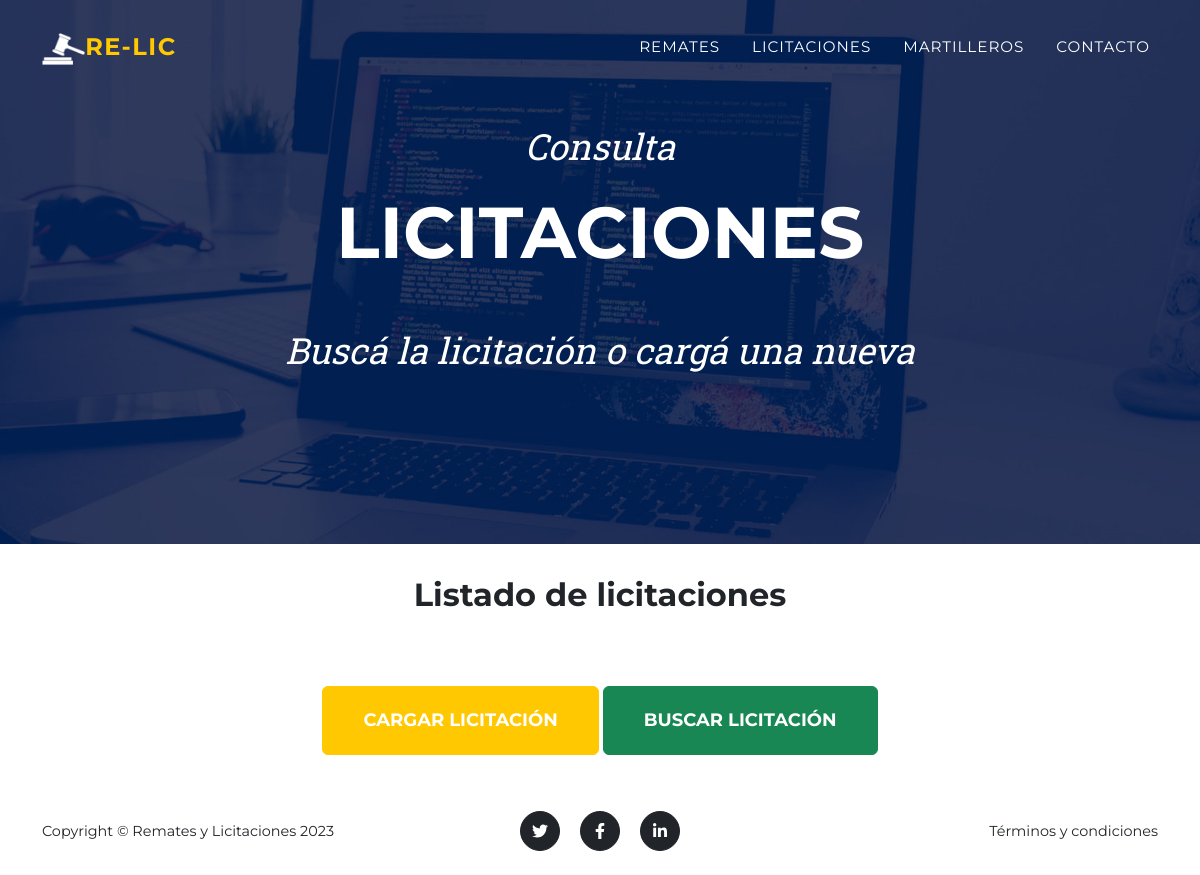
The page /Publicaciones/licitaciones/ on the database as committed earlier.
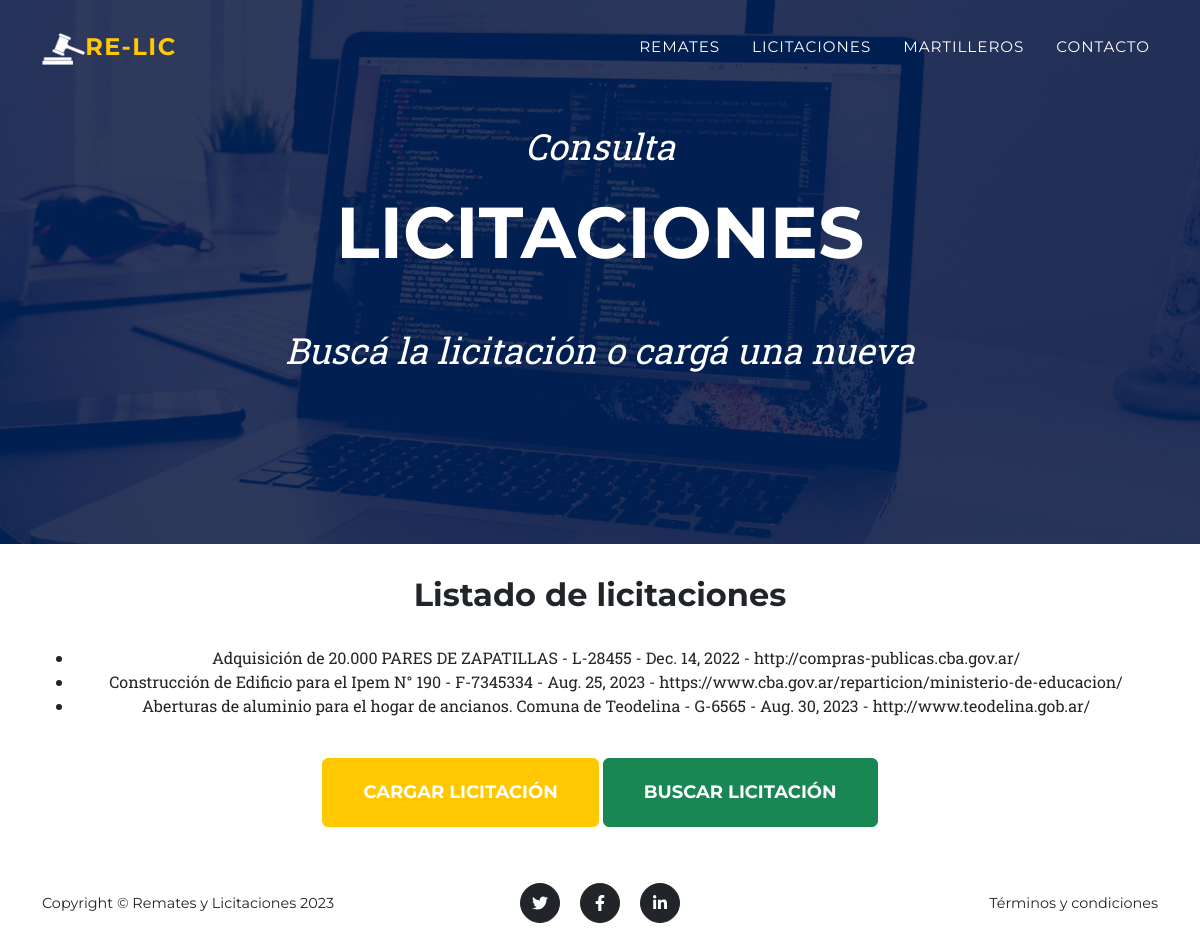
The same page on the database as committed later.
### Publicaciones/models.py (models this page shows, shortened)
class Licitacion(models.Model):
    objeto = models.CharField(max_length=90)
    referencia = models.CharField(max_length=60)
    fecha = models.DateField()
    link = models.URLField()

### Publicaciones/views.py (the view)
# urls.py: path('licitaciones/', licitaciones, name='licitaciones'),
def licitaciones(request):
    lista_licitaciones=Licitacion.objects.all()
    return render(request,'licitaciones.html', {'listado_licitaciones':lista_licitaciones})

### Publicaciones/templates/licitaciones.html
{% extends "padre.html" %}
{% load static %}
{% block contenido_hero %}
<div class="masthead-subheading">Consulta</div>
<div class="masthead-heading text-uppercase">Licitaciones</div>
<div class="masthead-subheading">Buscá la licitación o cargá una nueva</div>
{% endblock %}
{% block listado %}
<h2>Listado de licitaciones</h2>
<br>
<ul>
    {% for licitacion in listado_licitaciones %}
        <li>{{ licitacion.objeto }} - {{ licitacion.referencia }} - {{ licitacion.fecha }} - {{ licitacion.link }}</li>
    {% endfor %}
</ul>
<br>
<a class="btn btn-warning btn-xl text-uppercase" href="{% url 'carga_licitaciones' %}">Cargar Licitación</a>
<a class="btn btn-success btn-xl text-uppercase" href="{% url 'busqueda_licitaciones' %}">Buscar Licitación</a>
{% endblock %}

Rows that differ between the two databases and show on the page:
added Licitacion: objeto "Adquisición de 20.000 PARES DE ZAPATILLAS", referencia "L-28455", fecha "Dec. 14, 2022", link "http://compras-publicas.cba.gov.ar/"
added Licitacion: objeto "Construcción de Edificio para el Ipem N° 190", referencia "F-7345334", fecha "Aug. 25, 2023", link "https://www.cba.gov.ar/reparticion/ministerio-de-educacion/"
added Licitacion: objeto "Aberturas de aluminio para el hogar de ancianos. Comuna de Teodelina", referencia "G-6565", fecha "Aug. 30, 2023", link "http://www.teodelina.gob.ar/"
